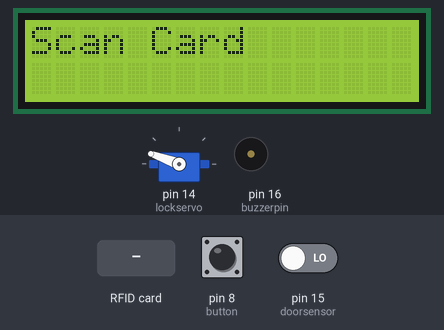
Simulated run of this sketch. Board: Arduino Uno, built with avr-gcc and run on an emulated ATmega328P. Parts: 16×2 character LCD, servo, buzzer (waves = sounding, pin HIGH). The inputs (shaded band) are chosen by the test bench; at power-on: pin 15 (doorsensor) LOW, pin 8 (button) LOW. Pins used as bus, display or sensor lines are not drawn; what the sketch prints to the serial monitor is not drawn.

Above: at 2.3 s.
2.4 s: RFID card 2A EA 14 10 held to the reader
At 3.4 s:
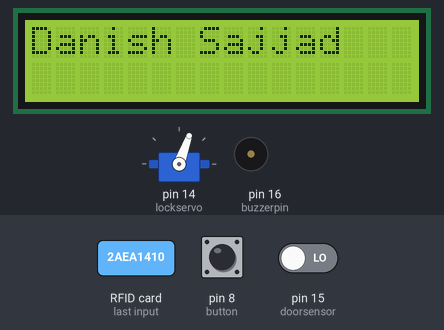
5.4 s: RFID card 7E 38 93 85 held to the reader
At 8.3 s:
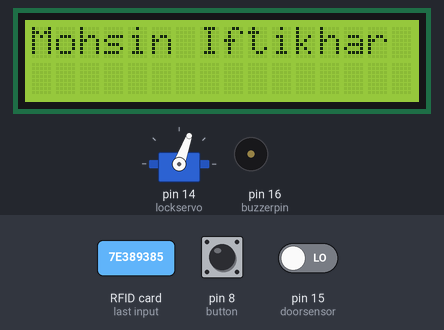
8.4 s: pin 15 (doorsensor) driven HIGH
At 11.3 s:
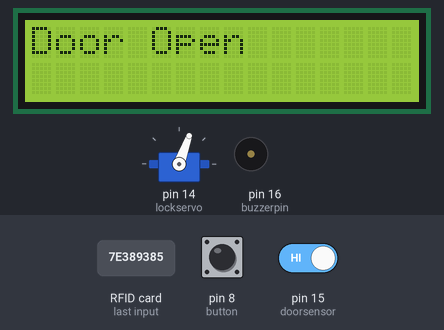
11.4 s: pin 15 (doorsensor) driven LOW
At 13.86 s:
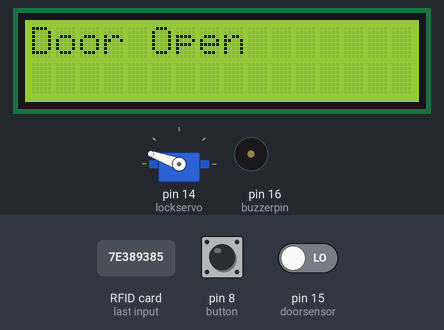
14.4 s: pin 8 (button) pulled HIGH for 0.35 s
At 15.9 s:
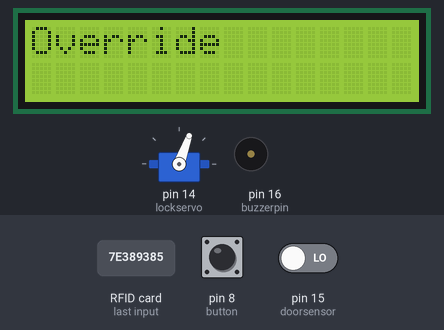
Timing chart, 0 to 24.0 s (numbered marks = the images above; inputs shaded):
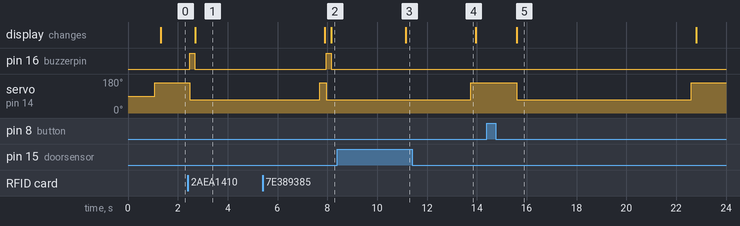

The sketch:

SHaheerRFID.ino
```cpp
//#include <IRremote.h>
#include <EEPROM.h>
#include <Servo.h>
#include <LiquidCrystal.h>
#include <SPI.h>
#include <MFRC522.h>
LiquidCrystal lcd(2, 3, 4, 5, 6, 7);

#define RST_PIN         9
#define SS_PIN          10

MFRC522 mfrc522(SS_PIN, RST_PIN);

//int RECV_PIN = 18;

//IRrecv irrecv(RECV_PIN);

//decode_results results;

String read_rfid;
String ok_rfid_1 = "2aea1410";
String ok_rfid_2 = "7e389385";

int a = 0;


int buzzerpin = 16;
int doorsensor = 15;
int doorstate = 0;
Servo lockservo;
int button = 8;
int buttonstate = 0;


void setup()
{
	lcd.begin(16, 2);

	pinMode(buzzerpin, OUTPUT);
	pinMode(button, INPUT);
	pinMode(doorsensor, INPUT);
	lcd.write("Hello!!");
	doorstate = digitalRead(doorsensor);


	lockservo.attach(14);
	delay(1000);
	if (doorstate == HIGH)
	{
		lockservo.write(70);
	}
	if (doorstate == LOW)
	{
		lockservo.write(160);
	}

	Serial.begin(9600);
	//irrecv.enableIRIn();
	SPI.begin();
	mfrc522.PCD_Init();


}
void dump_byte_array(byte *buffer, byte bufferSize) {
	read_rfid = "";
	for (byte i = 0; i < bufferSize; i++) {
		read_rfid = read_rfid + String(buffer[i], HEX);
	}
}

void loop()
{
	doorstate = digitalRead(doorsensor);
	/*
	if (irrecv.decode(&results)) {
	a = results.value;
	Serial.println(a);
	irrecv.resume(); // Receive the next value
	}*/
	override();
	if (doorstate == LOW)
	{
		delay(200);
		lockservo.write(160);
		lcd.clear();
		lcd.print("Scan Card");
		delay(50);
		if (!mfrc522.PICC_IsNewCardPresent())
			return;
		// Select one of the cards
		if (!mfrc522.PICC_ReadCardSerial())
			return;

		dump_byte_array(mfrc522.uid.uidByte, mfrc522.uid.size);
		if (read_rfid == ok_rfid_1 || read_rfid == ok_rfid_2 || read_rfid == "053960b6" || read_rfid == "e53f68b6" || read_rfid == "d50d59d6" || read_rfid == "43c5d98b" || read_rfid == "a3f4cd8b" || read_rfid == "d30fb68b" || read_rfid == "c5f061b6" || read_rfid == "b3a7bd8b" || read_rfid == "f5ce65b6" || read_rfid == "a59a66b6" || read_rfid == "a344cb8b" || read_rfid == "54754430" || read_rfid == "63a5eb8b" || read_rfid == "d390c78b" || read_rfid == "e5e75eb6" || read_rfid == "8388c18b" || read_rfid == "9306cb8b" || read_rfid == "35a75eb6" || read_rfid == "c329c18b" || read_rfid == "6363cc8b" || read_rfid == "839bc68b" || read_rfid == "2aea1410" || read_rfid == "7e389385" || read_rfid == "556863b6" || read_rfid == "a58380b5" || read_rfid == "24be2dc9" || read_rfid == "95a051d6")
		{
			Serial.println(read_rfid);
			lockservo.write(70);
			digitalWrite(buzzerpin, HIGH);
			delay(200);
			digitalWrite(buzzerpin, LOW);
			lcd.clear();
			Serial.println(read_rfid);
			if (read_rfid == ok_rfid_1) {
				lcd.print("Danish Sajjad");
			}
			if (read_rfid == ok_rfid_2) {
				lcd.print("Mohsin Iftikhar");


			}
			if (read_rfid == "053960b6") {
				lcd.print("0000");
			}
			if (read_rfid == "e53f68b6") {
				lcd.print("M.Mahad");
			}
			if (read_rfid == "d50d59d6") {
				lcd.print("0000");
			}
			if (read_rfid == "43c5d98b") {
				lcd.print("Shehryar");
			}
			if (read_rfid == "a3f4cd8b") {
				lcd.print("Aizaz Ansari");
			}
			if (read_rfid == "d30fb68b") {
				lcd.print("0000");
			}
			if (read_rfid == "c5f061b6") {
				lcd.print("Saim-ul-Hassan");
			}
			if (read_rfid == "b3a7bd8b") {
				lcd.print("Saad Ejaz");
			}
			if (read_rfid == "f5ce65b6") {
				lcd.print("M.Bin Amir");
			}
			if (read_rfid == "a59a66b6") {
				lcd.print("Hamis Haider");
			}
			if (read_rfid == "a344cb8b") {
				lcd.print("Ms. Faiqa");
			}
			if (read_rfid == "54754430") {
				lcd.print("Mujtaba");
			}
			if (read_rfid == "63a5eb8b") {
				lcd.print("Usama Raheel");
			}
			if (read_rfid == "d390c78b") {
				lcd.print("Rohan Latif");
			}
			if (read_rfid == "e5e75eb6") {
				lcd.print("Hassan Mahad");
			}
			if (read_rfid == "8388c18b") {
				lcd.print("M.Waleed Anwar");
			}
			if (read_rfid == "556863b6") {
				lcd.print("Ms. Fareeha");
			}
			if (read_rfid == "839bc68b") {
				lcd.print("Shaheer Sajid");
				lcd.setCursor(0, 1);
				lcd.print("President");
			}
			if (read_rfid == "6363cc8b") {
				lcd.print("Abdullah Irfan");
				lcd.setCursor(0, 1);
				lcd.print("Vice President");
			}
			if (read_rfid == "35a75eb6") {
				lcd.print("Bilal Azhar");
			}
			if (read_rfid == "9306cb8b") {
				lcd.print("00000");
			}
			if (read_rfid == "c329c18b") {
				lcd.print("Hamza Murad");
			}
			if (read_rfid == "95a051d6") {
				lcd.print("M.Atta");
			}
			if (read_rfid == "24be2dc9") {
				lcd.print("Hamza Ahmed");
			}
			if (read_rfid == "a58380b5") {
				lcd.print("Ibrahim Mansoor");
			}

			delay(3000);
		}


		doorstate = digitalRead(doorsensor);
		while (doorstate == HIGH)
		{
			doorstate = digitalRead(doorsensor);
			lcd.clear();
			lcd.print("Door Open");
			delay(300);
		}
		delay(2000);
		lockservo.write(160);
	}

	else

	{
		delay(2000);
		lockservo.write(70);
		delay(1000);
		doorstate = digitalRead(doorsensor);
		while (doorstate == HIGH)
		{
			doorstate = digitalRead(doorsensor);
			lcd.clear();
			lcd.print("Door Open");
			delay(300);
		}
		delay(2000);
		lockservo.write(160);
	}


}
void override()
{
	buttonstate = digitalRead(button);
	if (buttonstate == HIGH /*|| a == -23971*/)
	{
		delay(1000);
		lockservo.write(70);
		lcd.clear();
		lcd.print("Override");
		delay(5000);
		doorstate = digitalRead(doorsensor);
		while (doorstate == HIGH)
		{
			doorstate = digitalRead(doorsensor);
			lcd.clear();
			lcd.print("Door Open");
			delay(300);
		}
		delay(2000);
		lockservo.write(160);
		//    irrecv.resume();


	}
	else
	{
		lockservo.write(160);
	}
}
```

Measured:
- after the input at 2.4 s, pin 16 (buzzerpin): LOW → HIGH after 0.09 s, → LOW 0.20 s later; servo on pin 14 (lockservo): 160° → 70° after 0.09 s; the display: changes after 0.29 s (image 1)
- after the input at 5.4 s, pin 16 (buzzerpin): LOW → HIGH after 2.5 s, → LOW 0.20 s later; the display: first differs from a run without the input after 2.8 s (image 2)
- after the input at 8.4 s, the display: changes after 2.8 s (image 3)
- after the input at 11.4 s, servo on pin 14 (lockservo): 70° → 160° after 2.4 s
- after the input at 14.4 s, servo on pin 14 (lockservo): 160° → 70° after 1.2 s, → 160° 7.0 s later; the display: changes after 1.2 s (image 5)
